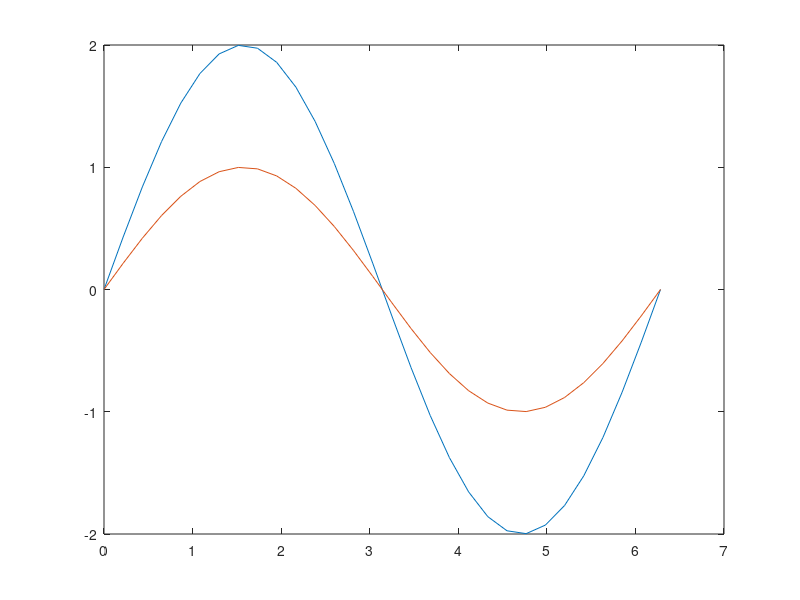

The MATLAB script that drew this image:
%% Task 1: calculate the sin of 0.1𝜋, store in x
sin(0.1*pi);
%% Task 2: calculate the sin of the 45 degree angle
sin(45*pi/180) % or sind(45)
%% Task 3: evaluate 30 evenly spaced points between 0 and 2𝜋, store in x
x = linspace(0,2*pi,30);
%% Task 4: use a for loop to evaluate the sin of 30 values evenly spaced between 
% 0 and 2𝜋, using the variable x you just created, store the result 
% in the array y
for i=1:30
    y(i)=sin(x(i)); 
end
%% Task 5: repeat the above without using a for loop
y=sin(x);
%% Task 6: use the plot command, to plot/create a visual representation of
% y as a function of x
figure;
plot(x,y)
%% Task 7: use the xlabel and ylabel commands to add labels to your figure
xlabel('x'); 
ylabel('sin(x)');
%% Task 8: use the plot command, to plot/create a visual representation of 
% 2sin(x) as a function of x
plot(x,2*y)
%% Task 9: use the hold on command to plot both sin(x) and 2sin(x) 
% on the same figure
hold on; 
plot(x,y);

%% Task 10: use the close all command, to close all figures

% close all

% this command was commented out so you can see the example figures!